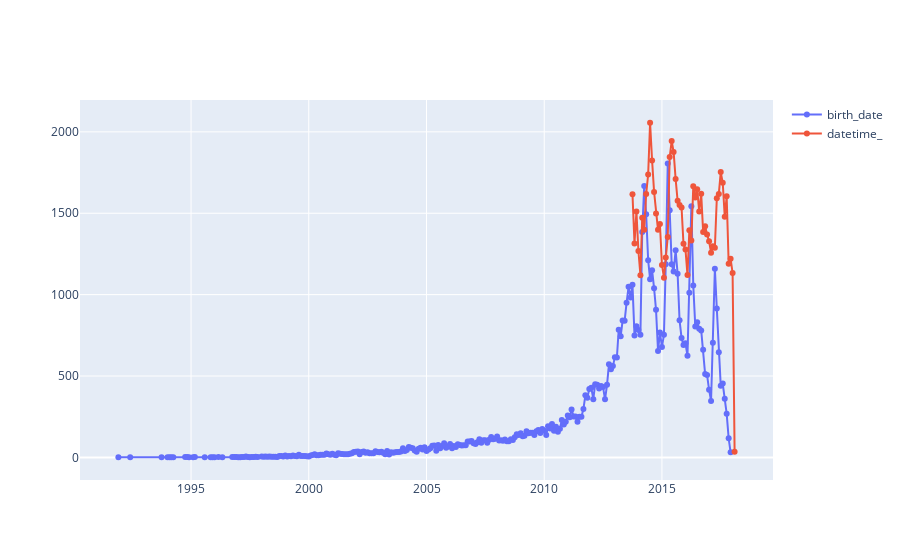

Source (notebook cell):
### Code cell
import plotly.graph_objects as go

# Create random data with numpy
import numpy as np
fig = go.Figure()

# Add traces
fig.add_trace(go.Scatter(x=dfs['month_'], y=dfs['count_of_animals'],
mode='lines+markers',
name='birth_date'))
fig.add_trace(go.Scatter(x=dfz['month_'], y=dfz['count_of_animals'],
mode='lines+markers',
name='datetime_'))

fig.show()
